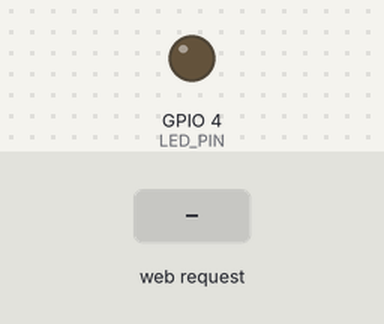
The program below on a simulated ESP32. On the bench: output pins drawn as LEDs (lit = HIGH). The test bench sets the inputs (shaded band). WiFi joins after 1.5 s; servers stay silent unless stated; what the program prints to the serial monitor is not drawn.

Above: at 2.7 s.
2.8 s: HTTP request GET /on received
At 3.2 s:
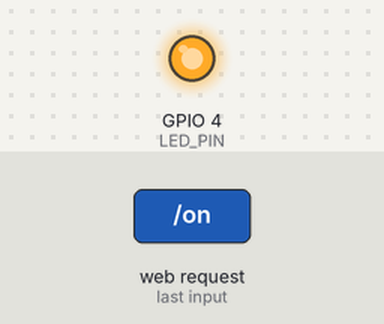
4.3 s: HTTP request GET /off received
At 5.5 s:
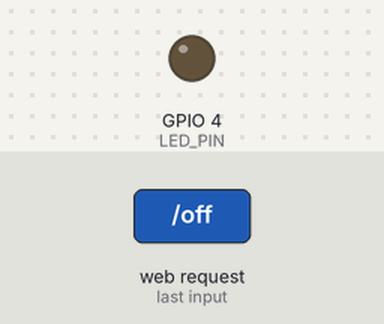
5.8 s: HTTP request GET /toggle received
At 6.7 s:
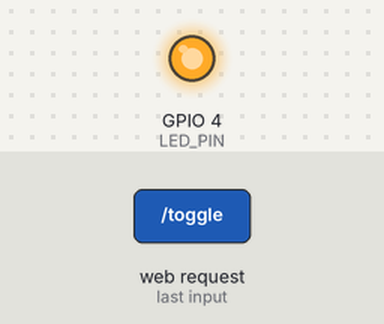
Timing chart, 0 to 8.8 s (numbered marks = the images above; inputs shaded):
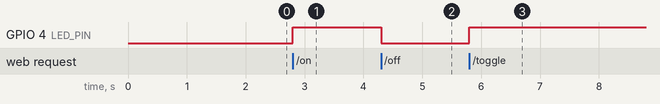

Measured:
- after the input at 2.8 s, GPIO 4 (LED_PIN): LOW → HIGH at once
- after the input at 4.3 s, GPIO 4 (LED_PIN): HIGH → LOW at once
- after the input at 5.8 s, GPIO 4 (LED_PIN): LOW → HIGH at once

The program:

main.cpp
```cpp
#include <WiFi.h>
#include <WebServer.h>

const char* wifi_ssid = "ESP32-AP-N11";
const char* wifi_pass = "12345678";

const int LED_PIN = 4;
bool ledState = false;
WebServer server(80);

String page() {
  String s = "<!DOCTYPE html><html><head><meta charset='utf-8'>"
             "<meta name='viewport' content='width=device-width,initial-scale=1'>"
             "<title>ESP32 LED</title></head><body style='font-family:sans-serif;text-align:center'>"
             "<h2>ESP32 LED - Nhom 11 - 25112081</h2>"
             "<p>Trang thai LED: <b>";
  s += ledState ? "BAT" : "TAT";
  s += "</b></p>"
       "<p><a href='/on'><button style='font-size:24px'>BAT</button></a> "
       "<a href='/off'><button style='font-size:24px'>TAT</button></a> "
       "<a href='/toggle'><button style='font-size:24px'>DAO</button></a></p>"
       "</body></html>";
  return s;
}

void setLed(bool on) {
  ledState = on;
  digitalWrite(LED_PIN, on ? HIGH : LOW);
  Serial.println(on ? "LED ON" : "LED OFF");
}

void setup() {
  Serial.begin(115200);
  pinMode(LED_PIN, OUTPUT);
  setLed(false);

  WiFi.mode(WIFI_STA);
  WiFi.begin(wifi_ssid, wifi_pass);
  Serial.print("Dang ket noi");
  while (WiFi.status() != WL_CONNECTED) {
    delay(500);
    Serial.print(".");
  }
  Serial.println();
  Serial.print("Mo trinh duyet: http://");
  Serial.println(WiFi.localIP());

  server.on("/", []() { server.send(200, "text/html", page()); });
  server.on("/on", []() { setLed(true); server.send(200, "text/html", page()); });
  server.on("/off", []() { setLed(false); server.send(200, "text/html", page()); });
  server.on("/toggle", []() {
    setLed(!ledState);
    server.send(200, "text/html", page());
  });
  server.on("/status", []() {
    server.send(200, "application/json", String("{\"led\":\"") + (ledState ? "on" : "off") + "\"}");
  });
  server.onNotFound([]() { server.send(404, "text/plain", "404 Not Found"); });
  server.begin();
}

void loop() {
  server.handleClient();
}
```
